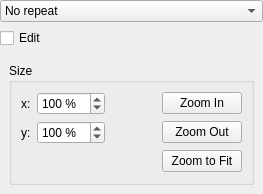
<?xml version="1.0" encoding="UTF-8"?>
<ui version="4.0">
 <class>PatternChooser</class>
 <widget class="QWidget" name="PatternChooser">
  <property name="geometry">
   <rect>
    <x>0</x>
    <y>0</y>
    <width>263</width>
    <height>194</height>
   </rect>
  </property>
  <layout class="QVBoxLayout" name="verticalLayout">
   <property name="margin">
    <number>0</number>
   </property>
   <item>
    <widget class="QComboBox" name="repeatType">
     <item>
      <property name="text">
       <string>No repeat</string>
      </property>
     </item>
     <item>
      <property name="text">
       <string>Repeating</string>
      </property>
     </item>
     <item>
      <property name="text">
       <string>Scale to fit</string>
      </property>
     </item>
    </widget>
   </item>
   <item>
    <widget class="QCheckBox" name="editCheckbox">
     <property name="text">
      <string>Edit</string>
     </property>
    </widget>
   </item>
   <item>
    <widget class="QStackedWidget" name="stackedWidget">
     <property name="currentIndex">
      <number>0</number>
     </property>
     <widget class="QWidget" name="editorPage">
      <layout class="QHBoxLayout" name="horizontalLayout">
       <item>
        <widget class="QGroupBox" name="sizeGroupBox">
         <property name="title">
          <string>Size</string>
         </property>
         <property name="flat">
          <bool>false</bool>
         </property>
         <layout class="QGridLayout" name="gridLayout">
          <item row="0" column="1">
           <widget class="QSpinBox" name="spinBox">
            <property name="suffix">
             <string> %</string>
            </property>
            <property name="minimum">
             <number>1</number>
            </property>
            <property name="maximum">
             <number>1000</number>
            </property>
            <property name="value">
             <number>100</number>
            </property>
           </widget>
          </item>
          <item row="0" column="2" rowspan="2">
           <widget class="KoAspectButton" name="aspectButton"/>
          </item>
          <item row="0" column="3">
           <spacer name="horizontalSpacer">
            <property name="orientation">
             <enum>Qt::Horizontal</enum>
            </property>
            <property name="sizeHint" stdset="0">
             <size>
              <width>40</width>
              <height>20</height>
             </size>
            </property>
           </spacer>
          </item>
          <item row="0" column="4">
           <widget class="QPushButton" name="zoomIn">
            <property name="text">
             <string>Zoom In</string>
            </property>
           </widget>
          </item>
          <item row="1" column="1">
           <widget class="QSpinBox" name="spinBox_2">
            <property name="suffix">
             <string> %</string>
            </property>
            <property name="minimum">
             <number>1</number>
            </property>
            <property name="maximum">
             <number>1000</number>
            </property>
            <property name="value">
             <number>100</number>
            </property>
           </widget>
          </item>
          <item row="1" column="4">
           <widget class="QPushButton" name="zoomOut">
            <property name="text">
             <string>Zoom Out</string>
            </property>
           </widget>
          </item>
          <item row="2" column="4">
           <widget class="QPushButton" name="zoomToFit">
            <property name="text">
             <string>Zoom to Fit</string>
            </property>
           </widget>
          </item>
          <item row="3" column="2">
           <spacer name="verticalSpacer">
            <property name="orientation">
             <enum>Qt::Vertical</enum>
            </property>
            <property name="sizeHint" stdset="0">
             <size>
              <width>20</width>
              <height>1</height>
             </size>
            </property>
           </spacer>
          </item>
          <item row="0" column="0">
           <widget class="QLabel" name="label">
            <property name="text">
             <string>x:</string>
            </property>
           </widget>
          </item>
          <item row="1" column="0">
           <widget class="QLabel" name="label_2">
            <property name="text">
             <string>y:</string>
            </property>
           </widget>
          </item>
         </layout>
        </widget>
       </item>
      </layout>
     </widget>
     <widget class="QWidget" name="selectionPage">
      <layout class="QHBoxLayout" name="selectionPageLayout">
       <property name="margin">
        <number>0</number>
       </property>
      </layout>
     </widget>
    </widget>
   </item>
  </layout>
 </widget>
 <customwidgets>
  <customwidget>
   <class>KoAspectButton</class>
   <extends>QLabel</extends>
   <header>KoAspectButton.h</header>
  </customwidget>
 </customwidgets>
 <resources/>
 <connections/>
</ui>
